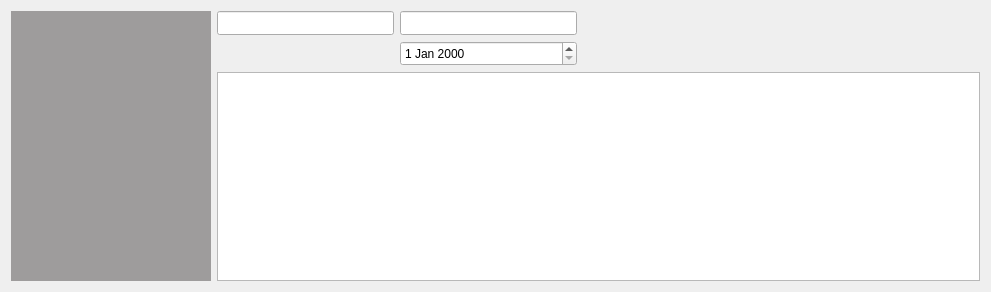
<?xml version="1.0" encoding="UTF-8"?>
<!--

Copyright (C) 2025 Davyd Stalytenko
SPDX-License-Identifier: GPL-3.0-only

This file is part of SchooliesCave.

SchooliesCave is free software: you can redistribute it and/or modify it under the terms
of the GNU General Public License as published by the Free Software Foundation, version 3
of the License only.

SchooliesCave is distributed in the hope that it will be useful, but WITHOUT ANY WARRANTY;
without even the implied warranty of MERCHANTABILITY or FITNESS FOR A PARTICULAR PURPOSE.
See the GNU General Public License for more details.

You should have received a copy of the GNU General Public License along with SchooliesCave.
If not, see <https://www.gnu.org/licenses/>.

-->
<ui version="4.0">
 <class>PersonWidget</class>
 <widget class="QWidget" name="PersonWidget">
  <property name="geometry">
   <rect>
    <x>0</x>
    <y>0</y>
    <width>991</width>
    <height>288</height>
   </rect>
  </property>
  <property name="sizePolicy">
   <sizepolicy hsizetype="Preferred" vsizetype="Fixed">
    <horstretch>0</horstretch>
    <verstretch>0</verstretch>
   </sizepolicy>
  </property>
  <property name="windowTitle">
   <string>Form</string>
  </property>
  <layout class="QHBoxLayout" name="horizontalLayout_4">
   <item>
    <widget class="QLabel" name="fakePhoto">
     <property name="sizePolicy">
      <sizepolicy hsizetype="Fixed" vsizetype="Fixed">
       <horstretch>0</horstretch>
       <verstretch>0</verstretch>
      </sizepolicy>
     </property>
     <property name="minimumSize">
      <size>
       <width>200</width>
       <height>270</height>
      </size>
     </property>
     <property name="maximumSize">
      <size>
       <width>200</width>
       <height>270</height>
      </size>
     </property>
     <property name="styleSheet">
      <string notr="true">background-color: rgb(158, 156, 156);</string>
     </property>
     <property name="frameShape">
      <enum>QFrame::Shape::NoFrame</enum>
     </property>
     <property name="text">
      <string/>
     </property>
    </widget>
   </item>
   <item>
    <layout class="QVBoxLayout" name="rightLayout">
     <item>
      <layout class="QHBoxLayout" name="topRightLayout" stretch="0,1,0">
       <property name="sizeConstraint">
        <enum>QLayout::SizeConstraint::SetDefaultConstraint</enum>
       </property>
       <item>
        <layout class="QGridLayout" name="gridLayout">
         <property name="sizeConstraint">
          <enum>QLayout::SizeConstraint::SetDefaultConstraint</enum>
         </property>
         <item row="0" column="1">
          <widget class="QLineEdit" name="secondName">
           <property name="minimumSize">
            <size>
             <width>177</width>
             <height>24</height>
            </size>
           </property>
           <property name="maximumSize">
            <size>
             <width>177</width>
             <height>24</height>
            </size>
           </property>
          </widget>
         </item>
         <item row="0" column="0">
          <widget class="QLineEdit" name="firstName">
           <property name="minimumSize">
            <size>
             <width>177</width>
             <height>24</height>
            </size>
           </property>
           <property name="maximumSize">
            <size>
             <width>177</width>
             <height>24</height>
            </size>
           </property>
          </widget>
         </item>
         <item row="1" column="1">
          <widget class="QDateEdit" name="date">
           <property name="minimumSize">
            <size>
             <width>177</width>
             <height>25</height>
            </size>
           </property>
           <property name="maximumSize">
            <size>
             <width>177</width>
             <height>25</height>
            </size>
           </property>
          </widget>
         </item>
         <item row="1" column="0">
          <layout class="QHBoxLayout" name="roleLayout"/>
         </item>
        </layout>
       </item>
       <item>
        <spacer name="horizontalSpacer">
         <property name="orientation">
          <enum>Qt::Orientation::Horizontal</enum>
         </property>
         <property name="sizeType">
          <enum>QSizePolicy::Policy::MinimumExpanding</enum>
         </property>
         <property name="sizeHint" stdset="0">
          <size>
           <width>40</width>
           <height>20</height>
          </size>
         </property>
        </spacer>
       </item>
       <item>
        <layout class="QVBoxLayout" name="verticalLayout_2">
         <item>
          <layout class="QHBoxLayout" name="menuLayout"/>
         </item>
         <item>
          <spacer name="verticalSpacer">
           <property name="orientation">
            <enum>Qt::Orientation::Vertical</enum>
           </property>
           <property name="sizeType">
            <enum>QSizePolicy::Policy::Minimum</enum>
           </property>
           <property name="sizeHint" stdset="0">
            <size>
             <width>20</width>
             <height>40</height>
            </size>
           </property>
          </spacer>
         </item>
        </layout>
       </item>
      </layout>
     </item>
     <item>
      <widget class="QPlainTextEdit" name="description"/>
     </item>
    </layout>
   </item>
  </layout>
 </widget>
 <resources/>
 <connections/>
</ui>
